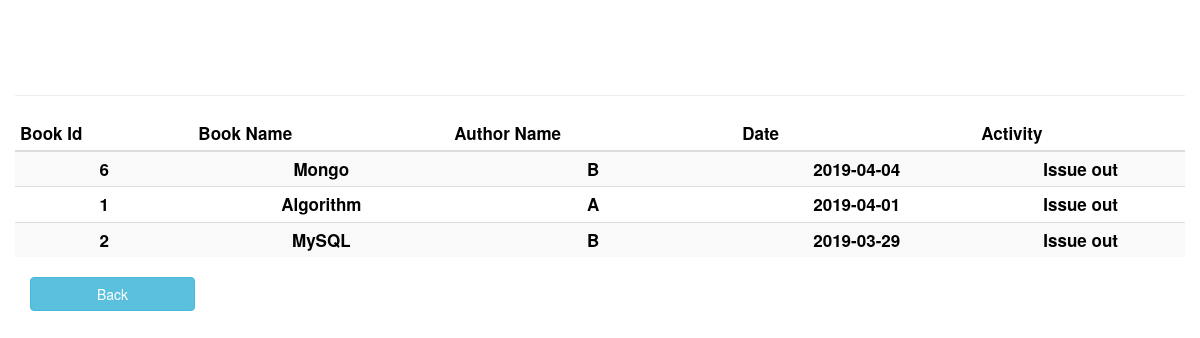
The app's page /IssueHistory.php (signed in) with its own data.
### tables this page shows
CREATE TABLE `transaction` (
  `Trans_Id` int(11) NOT NULL,
  `Quantity` tinyint(1) NOT NULL,
  `Trans_Date` date NOT NULL,
  `Book_Id` int(11) NOT NULL,
  `User_Id` int(11) NOT NULL,
  `Trans_Type` varchar(10) NOT NULL,
  `Fine` int(11) NOT NULL
);

CREATE TABLE `book` (
  `Book_Id` int(10) NOT NULL,
  `Book_Name` varchar(50) NOT NULL,
  `Subject_Code` varchar(10) NOT NULL,
  `Rack_No` int(11) NOT NULL,
  `Author_Id` int(11) NOT NULL,
  `value` int(11) NOT NULL
);

CREATE TABLE `author` (
  `Author_Id` int(11) NOT NULL,
  `Author_Name` varchar(40) NOT NULL,
  `Experience` int(11) NOT NULL
);

### IssueHistory.php (the view, shortened to what this page needs)
<?php
    include "Connection.php";
?>
<!DOCTYPE html>
<html>
    <head>
        <link rel="stylesheet" href="https://maxcdn.bootstrapcdn.com/bootstrap/3.3.7/css/bootstrap.min.css">
    </head>
    <body>
        <form action="" method="POST" class="size">
            <div class="container text-center">
                <div class="row">
                    <div class="page-header">
                       <p style= "font-size:25px;color:white"><b>Issue History</b></p>
                    </div>
                </div>
                <div class="row">
                    <table class="table table-condensed table-striped" style="background:white;">
                        <thead>
                            <th>Book Id</th>
                            <th>Book Name</th>
                            <th>Author Name</th>
                            <th>Date</th>
                            <th>Activity</th>
                        </thead>
                        <tbody style="color:black;">
                <?php
                        $sql="SELECT `transaction`.Book_Id, book.Book_Name, author.Author_Name, `transaction`.Trans_Date, `transaction`.Trans_Type from `transaction`, book, author where `transaction`.Book_Id=book.Book_Id and `transaction`.User_Id=".$_SESSION['mem']." and book.Author_Id=author.Author_Id ORDER BY Trans_Date DESC";
                        $hist=$db->query($sql);
                        while($a=$hist->fetch_assoc())
                        {
                            echo "<tr><td>" . $a["Book_Id"]. "</td><td>" . $a["Book_Name"]. "</td><td>" . $a["Author_Name"]. "</td><td>" . $a["Trans_Date"]. "</td><td>" . $a["Trans_Type"]. "</td></tr>";
                        }
                ?>
                        </tbody>
                    </table>
                <?php
                    if($_SESSION['grp']!=3)
                    {
                ?>
                    <div class="col-lg-2">
                        <a href="MemberDetails.php" class="btn btn-block btn-info">Back</a>
                    </div>
                <?php
                    }
                ?>
                </div>
            </div>
        </form>
    </body>
</html>

### IssueHistory.php (style rules this page uses)
body { background-image:url("https://i.pinimg.com/originals/4a/d3/1e/4ad31e581fea06529ca8997f583b87be.jpg"); background-repeat:no-repeat; background-position:center; background-attachment:fixed; background-size:cover; }
tr:nth-child(even) { color:black; }
.size { color:black; font-size:17px; font-weight:bold; }

### records on screen
transaction: Book_Id "6", Book_Id.Book_Name "Mongo", author.Author_Name "B", Trans_Date "2019-04-04", Trans_Type "Issue out"
transaction: Book_Id "1", Book_Id.Book_Name "Algorithm", author.Author_Name "A", Trans_Date "2019-04-01", Trans_Type "Issue out"
transaction: Book_Id "2", Book_Id.Book_Name "MySQL", author.Author_Name "B", Trans_Date "2019-03-29", Trans_Type "Issue out"
